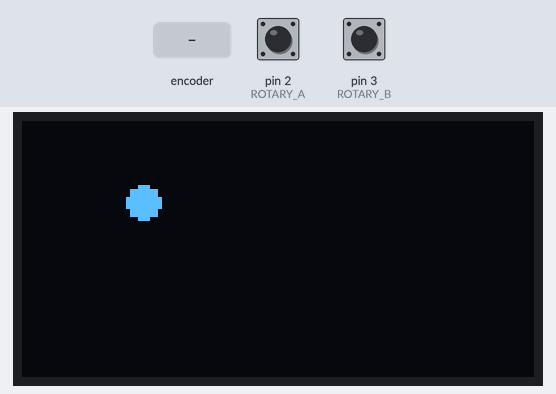
Recording of a sketch running on a simulated Arduino Uno, built with avr-gcc and run on an emulated ATmega328P. Parts: 128×64 one-colour display. The inputs (shaded band) are chosen by the test bench; at power-on: pin 2 (ROTARY_A) HIGH, pin 3 (ROTARY_B) HIGH. The OLED is the two-colour kind (top 16 rows yellow); what the sketch prints to the serial monitor is not drawn.

Above: at 1.2 s.
1.3 s: rotary encoder on pin 2 (ROTARY_A) / pin 3 (ROTARY_B) turned 3 steps (first pin leading)
At 1.76 s:
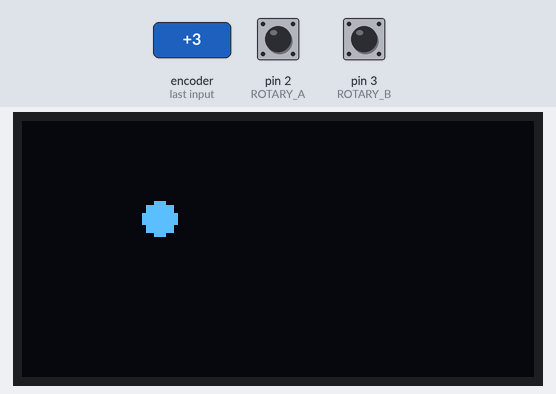
3.4 s: rotary encoder on pin 2 (ROTARY_A) / pin 3 (ROTARY_B) turned 1 step (first pin leading)
At 3.63 s:
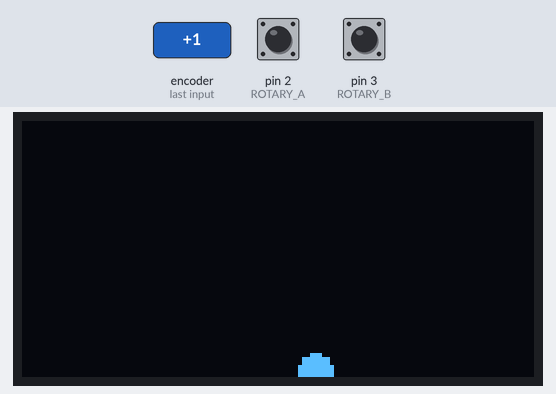
5.1 s: rotary encoder on pin 2 (ROTARY_A) / pin 3 (ROTARY_B) turned 3 steps (first pin leading)
At 5.39 s:
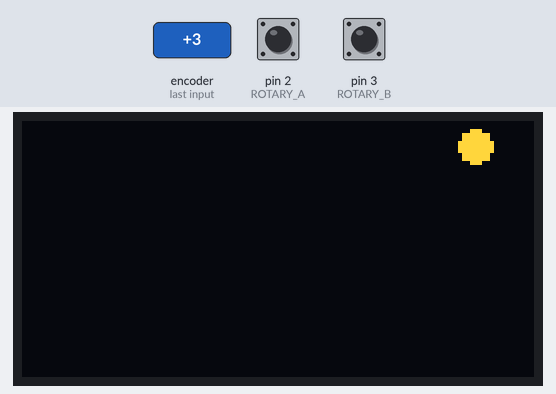

The sketch:

Lab3_part_3.ino
```cpp
/* EENG 348 Lab 3 Part 3     by  Yu Jun Shen and Austin Zhu
 * Clockwise: faster. Anticlockwise: slower. Ball bounces off four walls.
 * Rotary encoder (COM-09117) middle pin connects to ground, and
 * outside two pins connect to digital pins 2 and 3
 * Seven pin OLED display connected by SPI; see schematic for details
 *
 * YouTube video of demonstration at:
 * https://www.youtube.com/watch?v=ywuBsGQ8JHw
 */

# include <Adafruit_SSD1306.h>

// define pins
const int ROTARY_A = 2;              // connect to Arduino external interrupt pin
const int ROTARY_B = 3;
const int OLED_CS = 4;
const int OLED_DC = 5;
const int OLED_RST = 6;
const int OLED_CLK = 7;
const int OLED_SI = 8;
Adafruit_SSD1306 disp(128,64,OLED_SI,OLED_CLK,OLED_DC,OLED_RST,OLED_CS);
// pin connections explained at: https://learn.adafruit.com/monochrome-oled-breakouts/wiring-128x32-spi-oled-display?view=all

volatile int encoder = 128;           // rotary input, to be modified in ISR
int prev_encoder = 128;               // to store previous encoder
volatile int x_velocity = 0;          // rotary input, to be modified in ISR
volatile int y_velocity = 0;          // rotary input, to be modified in ISR
volatile int flipX = 1;               // flip flag X
volatile int flipY = 1;               // flip flag Y

uint16_t x0 = 30;                     // ball center horizontal displacement coordinate
uint16_t y0 = 20;                     // ball center vertical displacement coordinate
uint16_t r = 4;                       // ball radius (pixel)

volatile boolean half_step_clockwise = false;         // flag variables in interrupt
volatile boolean half_step_counterclockwise = false;
//  Increment (clockwise) iff ROTARY_A and ROTARY_B are both LOW, with
//  half_step_clockwise = true previously
//  Decrement (c-clockwise) iff ROTARY_A and ROTARY_B are both LOW, with
//  half_step_counterclockwise = true previously


void setup(){
  Serial.begin(9600);
  pinMode(ROTARY_A, INPUT_PULLUP);   // set interrupt pins as input with pullup
  pinMode(ROTARY_B, INPUT_PULLUP);

  attachInterrupt(digitalPinToInterrupt(ROTARY_A), isr_rotaryA, FALLING);
  // Call isr_rotaryA when ROTARY_A pin (digital 2) goes LOW
  attachInterrupt(digitalPinToInterrupt(ROTARY_B), isr_rotaryB, FALLING);
  // Call isr_rotaryB when ROTARY_B pin (digital 3) goes LOW

  // display stuff
  disp.begin(SSD1306_SWITCHCAPVCC);
  disp.clearDisplay();
  disp.display();
  disp.drawLine(0, 0, 63, 63, WHITE);
}

void loop(){
  if(encoder != prev_encoder){            // print changes to Serial monitor
    Serial.print("Update: ");             // to show current velocity
    Serial.print(encoder);
    prev_encoder = encoder;
    Serial.print("      x_velocity: ");
    Serial.println(x_velocity);
  }

  // Display section
  disp.display();

  if(x0+x_velocity < 126 && 2 <= x0+x_velocity){
    x0 += x_velocity;            // basic motion
    Serial.println(x0);
  }else if (x0 >= 64){
    x_velocity = -x_velocity;    // flip once
    flipX = -flipX;              // change flag for interrupt (reflection)
    Serial.print("Flip: ");
    Serial.println(x_velocity);
    x0 = 126;                    // at wall
  }else if (x0 < 64){
    x_velocity = -x_velocity;    // flip once
    flipX = -flipX;              // change flag for interrupt (reflection)
    Serial.print("Flip: ");
    Serial.println(x_velocity);
    x0 = 1;                      // at wall
  }

  if(y0+y_velocity < 62 && 2 <= y0+y_velocity){
    y0 += y_velocity;            // basic motion
    Serial.println(y0);
  }else if (y0 >= 32){
    y_velocity = -y_velocity;    // flip once
    flipY = -flipY;              // change flag for interrupt (reflection)
    Serial.print("Flip: ");
    Serial.println(y_velocity);
    y0 = 62;                     // bounce at wall
  }else if (y0 < 32){
    y_velocity = -y_velocity;    // flip once
    flipY = -flipY;              // change flag for interrupt (reflection)
    Serial.print("Flip: ");
    Serial.println(y_velocity);
    y0 = 1;                      // at wall
  }

  show_circle(x0, y0, r, WHITE);    // Draw circles (filled).
  //This command "clears" everything previously on display
}

// Define interrupt service routines
void isr_rotaryA(){                            // ROTARY_A falls to LOW
  delay(1);                                    // Wait to debounce
  if(digitalRead(ROTARY_A) == LOW){            // if pin remains LOW (stable)
    if(digitalRead(ROTARY_B) == HIGH && half_step_clockwise == false)
    {
      // half step to clockwise done
      half_step_clockwise = true;
    }
    if(digitalRead(ROTARY_B) == LOW && half_step_counterclockwise == true)
    {
      // full counterclockwise step done, reset flag and decrement
      half_step_counterclockwise = false;
      if(encoder > 0){   // saturate at 0
        encoder = encoder - 1;
        x_velocity = (encoder - 128)*0.5*flipX;    // check flip or not
        y_velocity = (encoder - 128)*0.5*flipY;
      }
    }
  }
}

void isr_rotaryB(){                            // ROTARY_B falls to LOW
  delay(1);                                    // Wait to debounce
  if(digitalRead(ROTARY_B) == LOW){            // if pin remains LOW (stable)
    if(digitalRead(ROTARY_A) == HIGH && half_step_counterclockwise == false)
    {
      // half step to counterclockwise done
      half_step_counterclockwise = true;
    }
    if(digitalRead(ROTARY_A) == LOW && half_step_clockwise == true)
    {
      // full counterclockwise step done, reset flag and increment
      half_step_clockwise = false;
      if(encoder < 255){         // to saturate at 255
        encoder = encoder + 1;
        x_velocity = (encoder - 128)*0.5*flipX;
        y_velocity = (encoder - 128)*0.5*flipY;      }
    }
  }
}

// draw function
void show_circle(int x0, int y0, int r, int color) {
  // syntax of drawCircle function: (uint16_t x0, uint16_t y0, uint16_t r, uint16_t color);

  disp.clearDisplay();     // clear display to start fresh

  disp.drawCircle(x0, y0, r, color);
  disp.fillCircle(x0, y0, r, color);
  disp.display();

}
```

Measured:
- after the input at 1.3 s, the display: first changes after 0.30 s (image 1 shows a later state)
